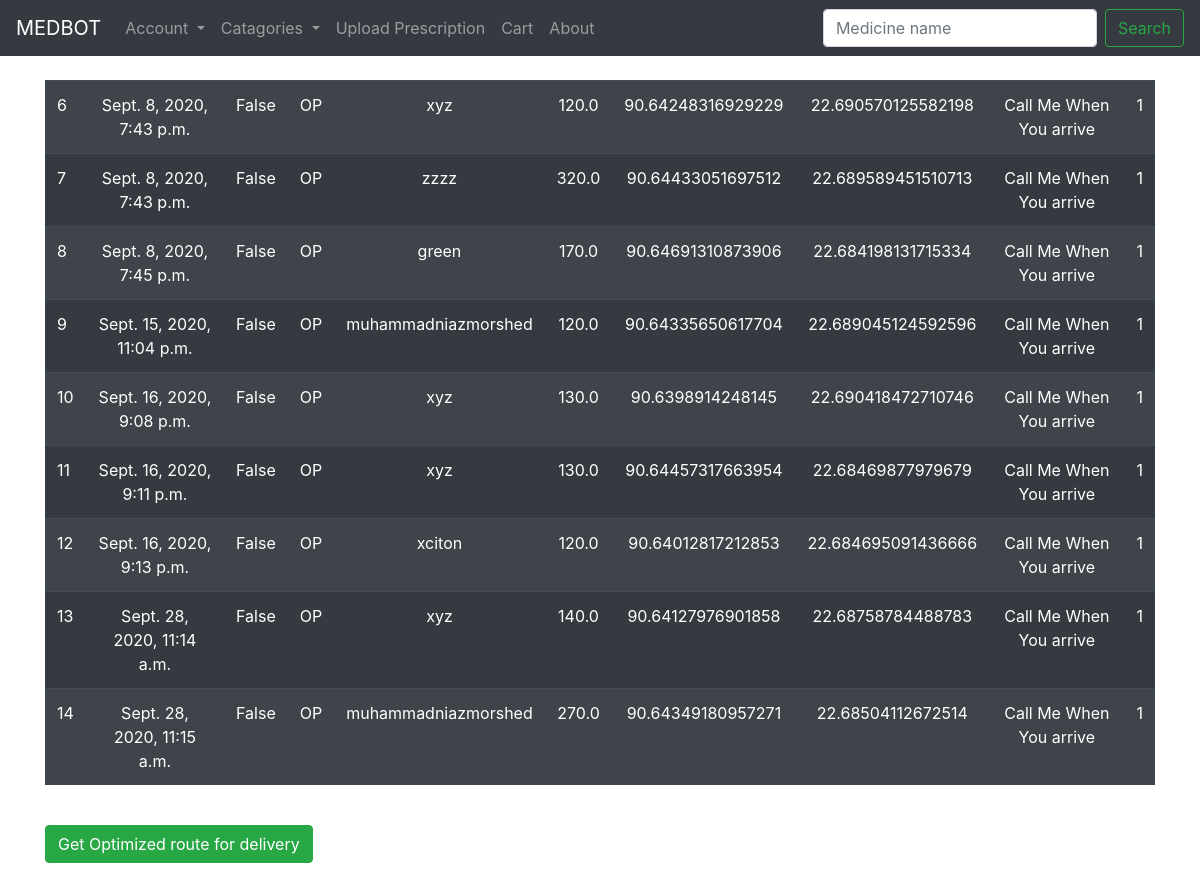
The page /Pharmacy-Order-History (signed in) on the database its author committed.
### medbot_app/models.py (models this page shows, shortened)
class Order(models.Model):
	ONPROCESS = 'OP'
	ONTHEWAY = 'OTW'
	DELIVERED = 'DV'
	DELIVERYSTATUS = [
		(ONPROCESS, 'Processing'),
		(ONTHEWAY, 'On the way'),
		(DELIVERED, 'Medicine Delivered')
	]
	CASHONDELVRY = 'COD'
	BKASH = 'BKS'
	ROCKET = 'RKT'
	CARD = 'CRD'
	PAYPAL = 'PPL'
	PAYMENTOPTIONS = [
		(CASHONDELVRY, 'Cash On Delivery'),
		(BKASH, 'Bkash'),
		(ROCKET, 'Rocket'),
		(CARD, 'ATM Card'),
		(PAYPAL, 'PayPal')
	]
	order_id = models.BigAutoField(primary_key = True)
	order_date = models.DateTimeField(auto_now_add=True)
	pharmacy_id = models.ManyToManyField(Employee)
	customer_id = models.ForeignKey(Customer, on_delete = models.CASCADE)
	delivery_id = models.ForeignKey(Delivery, on_delete = models.CASCADE)
	delivery_status = models.CharField(max_length = 3, choices = DELIVERYSTATUS, default = ONPROCESS)
	rating = models.IntegerField()
	order_quantity = models.IntegerField(default= 5)
	med_ids = models.ManyToManyField(Inventory)
	order_status = models.BooleanField(default=False)
	order_type = models.CharField(max_length = 3, choices = PAYMENTOPTIONS, default = CASHONDELVRY)
	delivery_note = models.CharField(max_length = 100, default = "Call me when you arrive")
	order_cost = models.CharField(max_length = 10, default = "10")
	order_longT = models.CharField(max_length = 20, default= "90.40")
	order_latiT = models.CharField(max_length = 20, default= "20.40")

class Customer(models.Model):
	customer_name = models.CharField(max_length = 100)
	customer_id = models.BigAutoField(primary_key = True, serialize = False)
	birthdate = models.DateField()
	customer_address = models.CharField(max_length = 254)
	customer_password = models.CharField(max_length = 100)
	customer_email = models.EmailField(max_length = 254)
	customer_phone = models.CharField(max_length = 15)
	customer_longT = models.CharField(max_length = 20, default= "90.40")
	customer_latiT = models.CharField(max_length = 20, default= "20.40")
	def __str__(self):
		return self.customer_name

class Delivery(models.Model):
	DS_id = models.AutoField(primary_key = True)
	DS_start_time = models.TimeField()
	DS_stop_time = models.TimeField()
	DS_capacity = models.IntegerField(default = 15)
	DS_status = models.BooleanField(default = True)
	def __str__(self):
		return str(self.DS_id)

### medbot_app/views.py (the view)
# urls.py: path('Pharmacy-Order-History', views.orderHistoryE, name='orderHistoryE'),
def orderHistoryE(request):
	if request.session.is_empty():
		return redirect('loginC')
	else:
		obj = Order.objects.filter(pharmacy_id = request.session['userId'])
		context = {'all': obj}
		return render(request, 'orderHistoryE.html', context)

### medbot_app/templates/orderHistoryE.html (shortened to what this page needs)
{% extends 'baseE.html' %}
{% block content %}
	<form action="{% url 'opRouteE' %}" method="POST">
	{% if all %}
	<table class="table table-striped table-dark">
		{% for things in all %}
			<tr>
				<td>{{ things.order_id }}</td>
				<td><center>{{ things.order_date }}</center></td>
				<td><center>{{ things.order_status }}</td>
				<td><center>{{ things.delivery_status }}</td>
				<td><center>{{ things.customer_id }}</td>
				<td><center>{{ things.order_cost }}</td>
				<td><center>{{ things.order_longT }}</td>
				<td><center>{{ things.order_latiT }}</td>
				<td><center>{{ things.delivery_note }}</td>
				<td><center>{{ things.delivery_id }}</td>
		{% endfor %}
	</table>
	{% endif %}
	<div>
		<button  type="submit" id="orderOK" class="btn btn-success my-4" onclick="{% url 'opRouteE' %}">Get Optimized route for delivery</button>
	</div>
	</form>
{% endblock %}

### rows shown on the page
Order: order_id "6", order_date "Sept. 8, 2020, 7:43 p.m.", order_status "False", delivery_status "OP", customer_id "xyz", order_cost "120.0", order_longT "90.64248316929229", order_latiT "22.690570125582198", delivery_note "Call Me When You arrive", delivery_id "1"
Order: order_id "7", order_date "Sept. 8, 2020, 7:43 p.m.", order_status "False", delivery_status "OP", customer_id "zzzz", order_cost "320.0", order_longT "90.64433051697512", order_latiT "22.689589451510713", delivery_note "Call Me When You arrive", delivery_id "1"
Order: order_id "8", order_date "Sept. 8, 2020, 7:45 p.m.", order_status "False", delivery_status "OP", customer_id "green", order_cost "170.0", order_longT "90.64691310873906", order_latiT "22.684198131715334", delivery_note "Call Me When You arrive", delivery_id "1"
Order: order_id "9", order_date "Sept. 15, 2020, 11:04 p.m.", order_status "False", delivery_status "OP", customer_id "muhammadniazmorshed", order_cost "120.0", order_longT "90.64335650617704", order_latiT "22.689045124592596", delivery_note "Call Me When You arrive", delivery_id "1"
Order: order_id "10", order_date "Sept. 16, 2020, 9:08 p.m.", order_status "False", delivery_status "OP", customer_id "xyz", order_cost "130.0", order_longT "90.6398914248145", order_latiT "22.690418472710746", delivery_note "Call Me When You arrive", delivery_id "1"
Order: order_id "11", order_date "Sept. 16, 2020, 9:11 p.m.", order_status "False", delivery_status "OP", customer_id "xyz", order_cost "130.0", order_longT "90.64457317663954", order_latiT "22.68469877979679", delivery_note "Call Me When You arrive", delivery_id "1"
Order: order_id "12", order_date "Sept. 16, 2020, 9:13 p.m.", order_status "False", delivery_status "OP", customer_id "xciton", order_cost "120.0", order_longT "90.64012817212853", order_latiT "22.684695091436666", delivery_note "Call Me When You arrive", delivery_id "1"
Order: order_id "13", order_date "Sept. 28, 2020, 11:14 a.m.", order_status "False", delivery_status "OP", customer_id "xyz", order_cost "140.0", order_longT "90.64127976901858", order_latiT "22.68758784488783", delivery_note "Call Me When You arrive", delivery_id "1"
Order: order_id "14", order_date "Sept. 28, 2020, 11:15 a.m.", order_status "False", delivery_status "OP", customer_id "muhammadniazmorshed", order_cost "270.0", order_longT "90.64349180957271", order_latiT "22.68504112672514", delivery_note "Call Me When You arrive", delivery_id "1"
